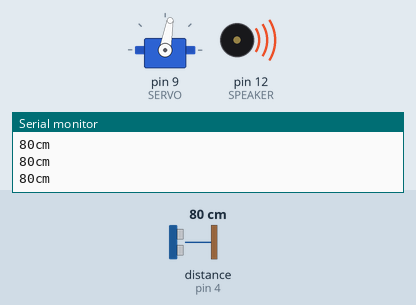
A sketch run on a simulated Arduino Uno, built with avr-gcc and run on an emulated ATmega328P. Parts: servo, buzzer (waves = sounding), the last lines printed to the serial monitor. Inputs (shaded band) come from the test bench; at power-on: distance to the obstacle (sensor on pin 4) 80 cm. The echo pulse lasts 58.3 µs per cm.

Above: at 1.28 s.
1.3 s: distance to the obstacle (sensor on pin 4) set to 2 cm
At 1.48 s:
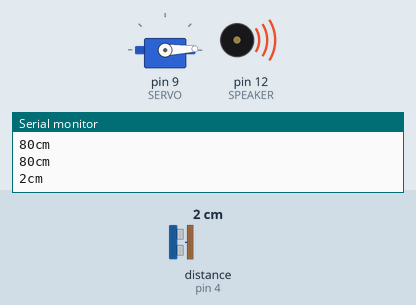
4.3 s: distance to the obstacle (sensor on pin 4) set to 35 cm
At 4.6 s:
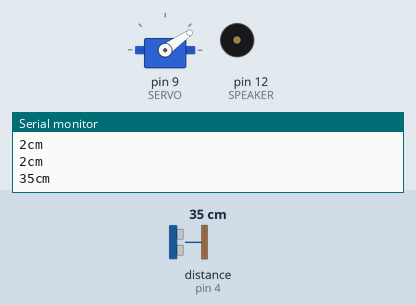
7.3 s: distance to the obstacle (sensor on pin 4) set to 60 cm
At 7.65 s:
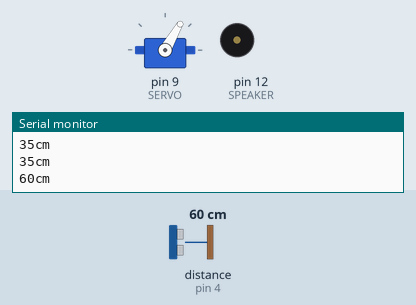
10.3 s: distance to the obstacle (sensor on pin 4) set to 120 cm
At 10.51 s:
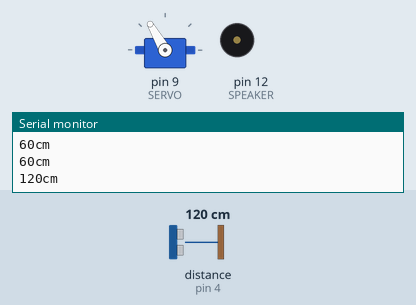
Timing chart, 0 to 14.3 s (numbered marks = the images above; inputs shaded):
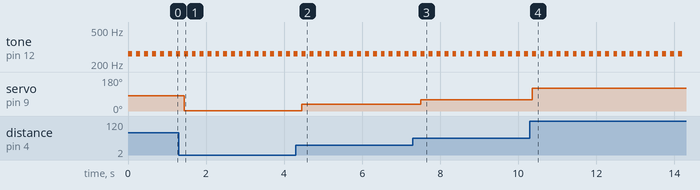

Measured:
- after the input at 1.3 s, servo on pin 9 (SERVO): 80° → 2° after 0.14 s
- after the input at 4.3 s, servo on pin 9 (SERVO): 2° → 35° after 0.16 s
- after the input at 7.3 s, servo on pin 9 (SERVO): 35° → 60° after 0.20 s
- after the input at 10.3 s, servo on pin 9 (SERVO): 60° → 120° after 0.07 s
- by itself, tone on pin 12 (SPEAKER): alternates 262 Hz for 0.10 s and silent for 0.11 s

The sketch:

programa_ultrassom_hcsr04.ino
```cpp
//Leitura de distância com o sensor HCSR04
#include <Ultrasonic.h>
 Ultrasonic ultrassom(2,4); // define o nome do sensor(ultrassom)
//e onde esta ligado o trig(8) e o echo(7) respectivamente

#define SPEAKER 12 //Pin number of the speaker

#include <Servo.h>

#define SERVO 9 // Porta Digital 6 PWM

Servo s; // Variável Servo
int pos; // Posição Servo

long distancia;

// Esta função "setup" roda uma vez quando a placa e ligada ou resetada

 void setup() {
 Serial.begin(9600); //Habilita Comunicação Serial a uma taxa de 9600 bauds.
   s.attach(SERVO);
  Serial.begin(9600);
  s.write(0); // Inicia motor posição zero
 }

// Função que se repete infinitamente quando a placa é ligada
 void loop()
 {
   distancia = ultrassom.Ranging(CM);// ultrassom.Ranging(CM) retorna a distancia em
                                     // centímetros(CM) ou polegadas(INC)
   Serial.print(distancia); //imprime o valor da variável distancia
   Serial.println("cm");
   if (distancia <= 180){
    tone(SPEAKER,262,100);
    s.write(distancia);
   }
   delay(200);
 }
```
